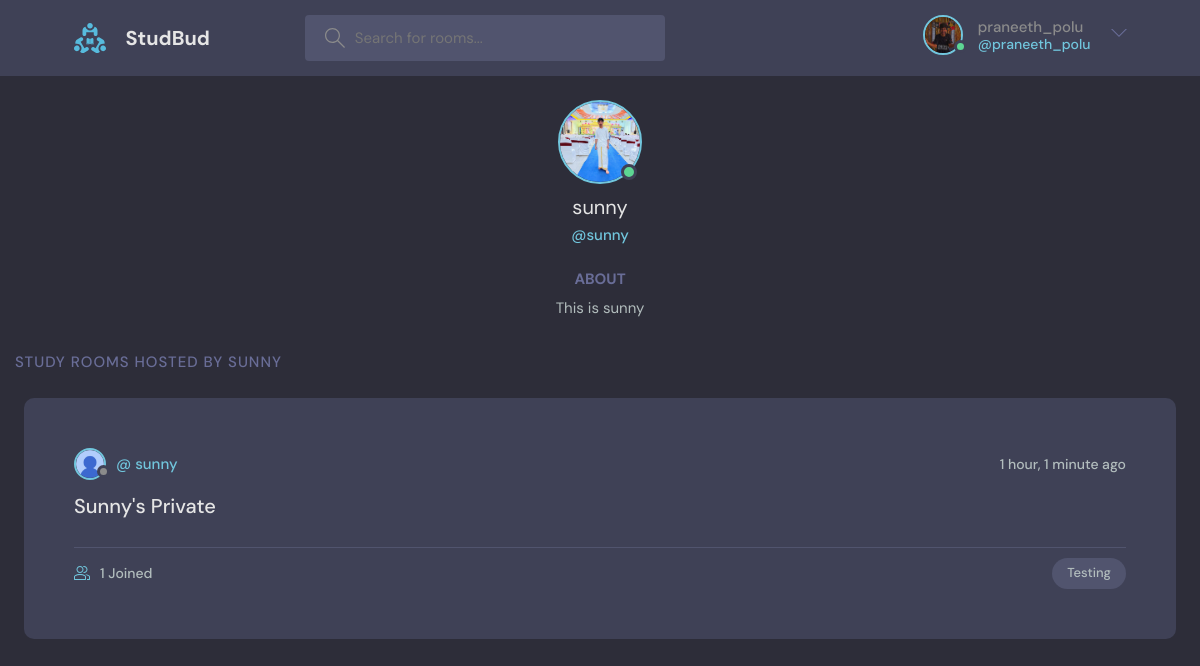
Screenshot of /profile/3 (signed in) with the database file from the repository.
### base/models.py (models this page shows, shortened)
class User(AbstractUser):
    name = models.CharField(max_length = 200, null = True)
    email = models.EmailField(max_length = 200, unique=True, null = True)
    bio = models.TextField(blank = True, null = True)
    avatar= models.ImageField(null = True, default = 'avatar.jpg', upload_to = 'avatar')
    USERNAME_FIELD = 'username'
    REQUIRED_FIELDS = ['email']

class Room(models.Model):
    host = models.ForeignKey(User, on_delete=models.SET_NULL, null=True)
    topic = models.ForeignKey(Topic, on_delete=models.SET_NULL, null=True)
    name = models.CharField(max_length=100)
    description = models.TextField(null=True, blank=True)
    participants = models.ManyToManyField(User, related_name='participants', blank=True)
    updated = models.DateTimeField(auto_now=True)
    created = models.DateTimeField(auto_now_add=True)
    PRIVACY_CHOICES = [
        ('public', 'Public'),
        ('private', 'Private'),
    ]
    privacy = models.CharField(
        max_length=7,
        choices=PRIVACY_CHOICES,
        default='public',
    )
    password = models.CharField(
        max_length=128,  # you can increase this if needed
        null=True,
        blank=True,
        help_text="Password for private rooms"
    )
    class Meta:
        ordering = ['-updated']

class Topic(models.Model):
    name = models.CharField(max_length=100)

### base/views.py (the view)
# urls.py: path('profile/<str:pk>', views.userProfile, name='user_profile'),
@login_required(login_url='login')
def userProfile(request, pk):
    user = User.objects.get(id=pk)
    rooms = user.room_set.all()
    room_messages = user.message_set.all()
    topics = Topic.objects.all()
    context = {'user': user, 'rooms': rooms, 'room_messages': room_messages, 'topics': topics}
    return render(request, 'base/profile.html', context)

### base/templates/base/profile.html (shortened to what this page needs)
{% extends 'main.html' %}
{% block content %}
    <main class="profile-page layout layout--3">
        <div class="roomList">
            <div class="profile">
                <div class="profile__avatar">
                    <div class="avatar avatar--large active">
                        <img src="{{ user.avatar.url}}"/>
                    </div>
                </div>
                <div class="profile__info">
                    <h3>{{ user.username }}</h3>
                    <p>@{{ user.username }}</p>
                </div>
                <div class="profile__about" align="center">
                    <h3>About</h3>
                    <p >
                    {{ user.bio }}
                    </p>
                </div>
            </div>
            <div class="roomList__header">
                <div>
                    <h2> Study Rooms Hosted by {{ user.username }}
                    </h2>
                </div>
            </div>
            <div>
                {% for room in rooms|slice:":5" %}
                    <div class="roomListRoom1">
                        <div class="roomListRoom__header">
                            <a href="{% url 'user_profile' room.host.id %}" class="roomListRoom__author">
                                <div class="avatar avatar--small">
                                    <img src="static/images/icons/icon.png"/>
                                </div>
                                <span> @ {{ room.host.username }}</span>
                            </a>
                            <div class="roomListRoom__actions">
                                <span>{{ room.created |timesince }} ago</span>
                            </div>
                        </div>
                        <div class="roomListRoom__content">
                            <a href="{% url 'room'  room.id %}">{{ room.name }}</a>
                        </div>
                        <div class="roomListRoom__meta">
                            <a href="{% url 'room'  room.id %}" class="roomListRoom__joined">
                                {{ room.participants.all.count }} Joined
                            </a>
                            <p class="roomListRoom__topic">{{ room.topic.name }}</p>
                        </div>
                    </div>
                {% endfor %}
            </div>
        </div>
    </main>
{% endblock content %}

### templates/navbar.html (shortened to what this page needs)
<!DOCTYPE html>
<html lang="en">
<head>
</head>
<body>
{% load static %}
<header class="header header--loggedIn">
    <div class="container">
        <a href="{% url 'home' %}" class="header__logo">
            <img src="{%  static 'images/logo.svg' %}"/>
            <h1>StudBud</h1>
        </a>
        <form class="header__search" method="get" accept-charset="{% url 'home' %}">
            <label>
                <input name="q" placeholder="Search for rooms..."/>
            </label>
        </form>
        <nav class="header__menu">
{% if request.user.is_authenticated %}
            <div class="header__user">
                <a href="{% url 'user_profile' user.id %}">
                    <div class="avatar avatar--medium active">
                        <img src="{{ request.user.avatar.url }}" alt=""/>
                    </div>
                    <p>{{ request.user.username }} <span>@{{ request.user.username }}</span></p>
                </a>
                <button class="dropdown-button">
                    <svg version="1.1" xmlns="http://www.w3.org/2000/svg" width="32" height="32" viewBox="0 0 32 32">
                        <title>chevron-down</title>
                        <path d="M16 21l-13-13h-3l16 16 16-16h-3l-13 13z"></path>
                    </svg>
                </button>
            </div>
    {% else %}
            <a href="{% url 'login' %}">
              <img src="{%  static 'images/avatar.svg'%}" />
              <p>Login</p>
            </a>
            {% endif %}
        </nav>
    </div>
</header>
</body>
</html>

### rows the page displays
User: user.avatar (picture), user.username "praneeth_polu"
User: avatar (picture), username "sunny", bio "This is sunny", username "SUNNY"
Room: host.username "sunny", created "1 hour, 1 minute", name "Sunny's Private", participants.all.count "1", topic.name "Testing"
